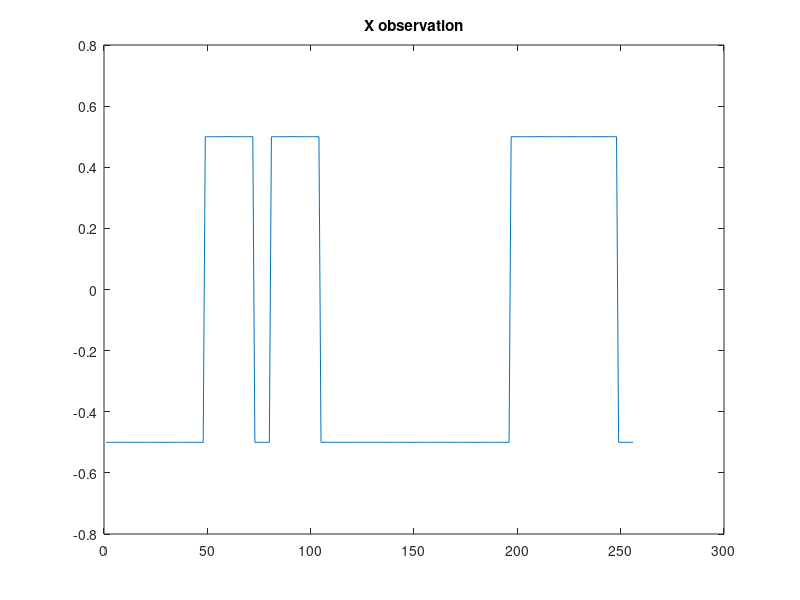
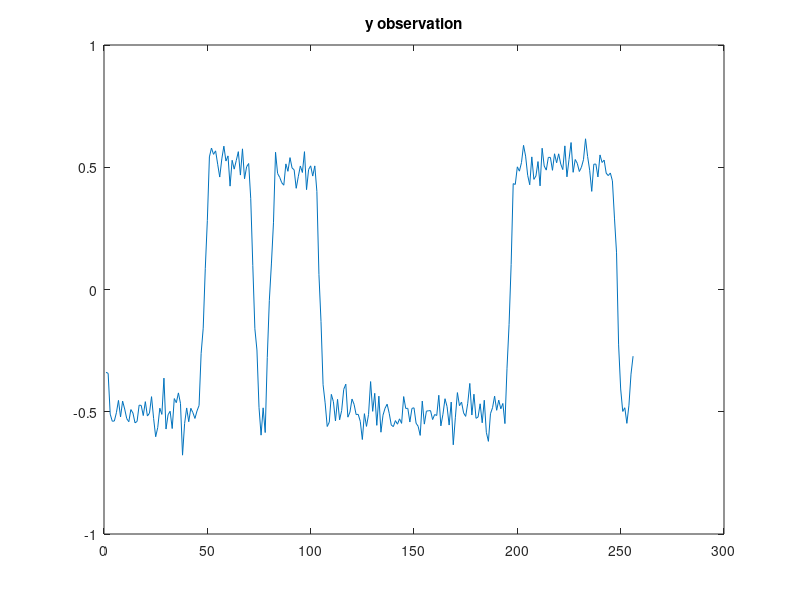
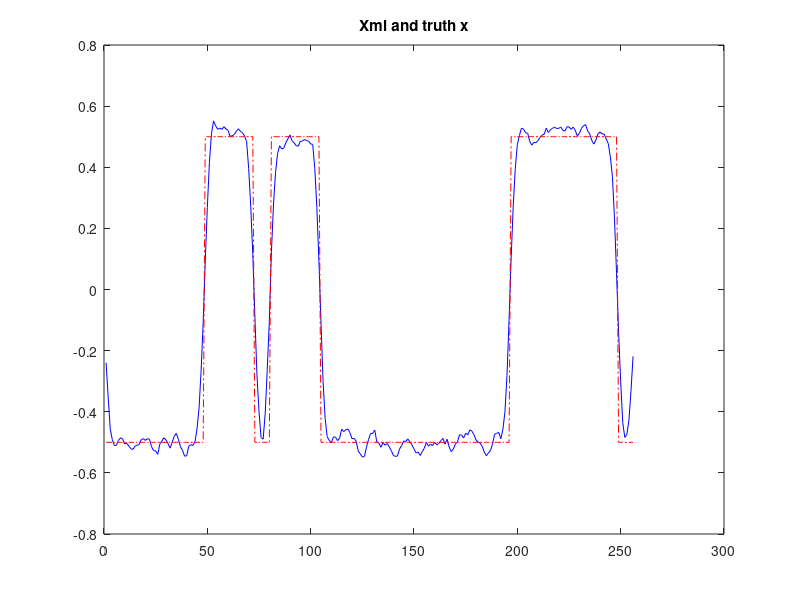
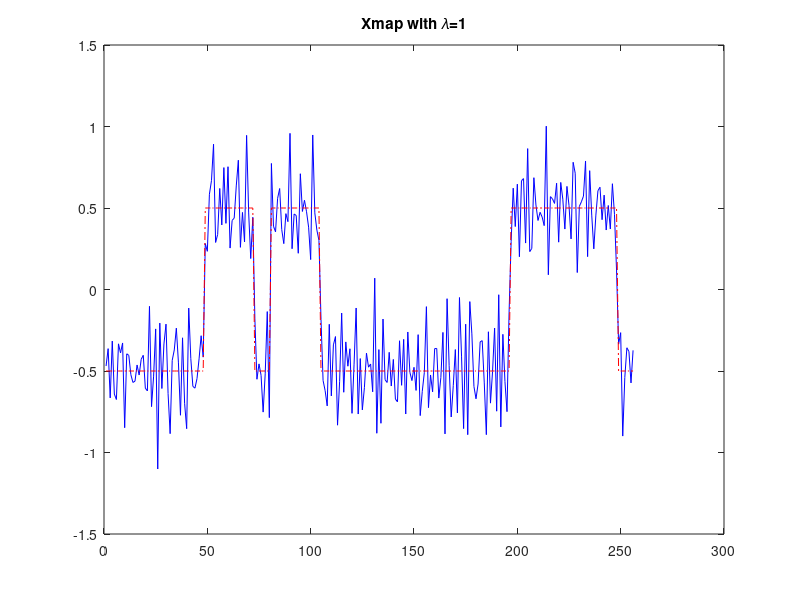

These charts were generated, in order, by the following MATLAB code:
clc;  clear all;  close all;

data     = load('SigRes.mat');
H        = data.H;
y        = data.y;
x        = data.x;
L        = data.L;
varyans=25*10^-4;
Xml=inv((H'\H))*(H'*y);
figure();
plot(x);
title("X observation");
figure();
plot(y);
title("y observation");
t=linspace(1,256,256);
figure();
plot(Xml,'-b')
hold on
plot(x,'-.r')
title("Xml and truth x");
lambda=[1,10,100,1000];

Lt=L';
b=(H'*y);
Ex1=inv(lambda(1)*Lt*L);
Ex2=inv(lambda(2)*Lt*L);
Ex3=inv(lambda(3)*Lt*L);
Ex4=inv(lambda(4)*Lt*L);
Ex1i=(lambda(1)*Lt.*L);
Ex2i=(lambda(2)*Lt.*L);
Ex3i=(lambda(3)*Lt.*L);
Ex4i=(lambda(4)*Lt.*L);

Xmap1=inv(H'*H+ varyans*Ex1i)*(b);
Xmap2=inv(H'*H+ varyans*Ex2i)*(b);
Xmap3=inv(H'*H+ varyans*Ex3i)*(b);
Xmap4=inv(H'*H+ varyans*Ex4i)*(b);

figure()
plot(Xmap1,'-b')
hold on
plot(x,'-.r')
title("Xmap with 𝜆=1");
figure()
plot(Xmap2,'-b')
hold on
plot(x,'-.r')
title("Xmap with 𝜆=10");
figure()
plot(Xmap3,'-b')
hold on
plot(x,'-.r')
title("Xmap with 𝜆=100");
figure()
plot(Xmap4,'-b')
hold on
plot(x,'-.r')
title("Xmap with 𝜆=1000");
mean=0;
I=eye(256);
temp=inv(H*Ex1*H'+varyans*I);
Xmmse1=Ex1*H'*temp*y;
Xmmse2=Ex2*H'*temp*y;
Xmmse3=Ex3*H'*temp*y;
Xmmse4=Ex4*H'*temp*y;

figure()
plot(Xmmse1,'-b')
hold on
plot(x,'-.r')
title("Xmmse with 𝜆=1");
figure()
plot(Xmmse2,'-b')
hold on
plot(x,'-.r')
title("Xmmse with 𝜆=10");
figure()
plot(Xmmse3,'-b')
hold on
plot(x,'-.r')
title("Xmmse with 𝜆=100");
figure()
plot(Xmmse4,'-b')
hold on
plot(x,'-.r')
title("Xmmse with 𝜆=1000");


PSNR_Xml=20*log10((max(x)*sqrt(256))/(norm(x-Xml)));

PSNR_Xmap1=20*log10((max(x)*sqrt(256))/(norm(x-Xmap1)));
PSNR_Xmap2=20*log10((max(x)*sqrt(256))/(norm(x-Xmap2)));
PSNR_Xmap3=20*log10((max(x)*sqrt(256))/(norm(x-Xmap3)));
PSNR_Xmap4=20*log10((max(x)*sqrt(256))/(norm(x-Xmap4)));

PSNR_Xmmse1=20*log10((max(x)*sqrt(256))/(norm(x-Xmmse1)));
PSNR_Xmmse2=20*log10((max(x)*sqrt(256))/(norm(x-Xmmse2)));
PSNR_Xmmse3=20*log10((max(x)*sqrt(256))/(norm(x-Xmmse3)));
PSNR_Xmmse4=20*log10((max(x)*sqrt(256))/(norm(x-Xmmse4)));


fprintf('PSNR_Xml=%.4f\n',PSNR_Xml);
fprintf('PSNR_Xmap(𝜆=1)=%.4f\n',PSNR_Xmap1);
fprintf('PSNR_Xmap(𝜆=10)=%.4f\n',PSNR_Xmap2);
fprintf('PSNR_Xmap(𝜆=100)=%.4f\n',PSNR_Xmap3);
fprintf('PSNR_Xmap(𝜆=1000)=%.4f\n',PSNR_Xmap4);

fprintf('PSNR_Xmmse(𝜆=1)=%.4f\n',PSNR_Xmmse1);
fprintf('PSNR_Xmmse(𝜆=10)=%.4f\n',PSNR_Xmmse2);
fprintf('PSNR_Xmmse(𝜆=100)=%.4f\n',PSNR_Xmmse3);
fprintf('PSNR_Xmmse(𝜆=1000)=%.4f\n',PSNR_Xmmse4);